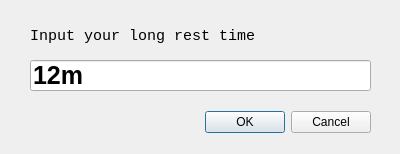
<?xml version="1.0" encoding="UTF-8"?>
<ui version="4.0">
 <class>Dialog</class>
 <widget class="QDialog" name="Dialog">
  <property name="geometry">
   <rect>
    <x>0</x>
    <y>0</y>
    <width>400</width>
    <height>154</height>
   </rect>
  </property>
  <property name="windowTitle">
   <string/>
  </property>
  <widget class="QDialogButtonBox" name="buttonBox">
   <property name="geometry">
    <rect>
     <x>30</x>
     <y>106</y>
     <width>341</width>
     <height>32</height>
    </rect>
   </property>
   <property name="orientation">
    <enum>Qt::Horizontal</enum>
   </property>
   <property name="standardButtons">
    <set>QDialogButtonBox::Cancel|QDialogButtonBox::Ok</set>
   </property>
  </widget>
  <widget class="QLineEdit" name="lineEdit">
   <property name="geometry">
    <rect>
     <x>30</x>
     <y>60</y>
     <width>341</width>
     <height>31</height>
    </rect>
   </property>
   <property name="styleSheet">
    <string notr="true">QLineEdit {
    font: normal bold 25px;
}</string>
   </property>
   <property name="text">
    <string>12m</string>
   </property>
   <property name="placeholderText">
    <string>i.e. 1h2m3s</string>
   </property>
  </widget>
  <widget class="QLabel" name="label">
   <property name="geometry">
    <rect>
     <x>30</x>
     <y>20</y>
     <width>341</width>
     <height>31</height>
    </rect>
   </property>
   <property name="font">
    <font>
     <family>Consolas</family>
     <pointsize>11</pointsize>
    </font>
   </property>
   <property name="styleSheet">
    <string notr="true"/>
   </property>
   <property name="text">
    <string>Input your long rest time</string>
   </property>
  </widget>
 </widget>
 <resources/>
 <connections>
  <connection>
   <sender>buttonBox</sender>
   <signal>accepted()</signal>
   <receiver>Dialog</receiver>
   <slot>accept()</slot>
   <hints>
    <hint type="sourcelabel">
     <x>248</x>
     <y>254</y>
    </hint>
    <hint type="destinationlabel">
     <x>157</x>
     <y>274</y>
    </hint>
   </hints>
  </connection>
  <connection>
   <sender>buttonBox</sender>
   <signal>rejected()</signal>
   <receiver>Dialog</receiver>
   <slot>reject()</slot>
   <hints>
    <hint type="sourcelabel">
     <x>316</x>
     <y>260</y>
    </hint>
    <hint type="destinationlabel">
     <x>286</x>
     <y>274</y>
    </hint>
   </hints>
  </connection>
 </connections>
</ui>
